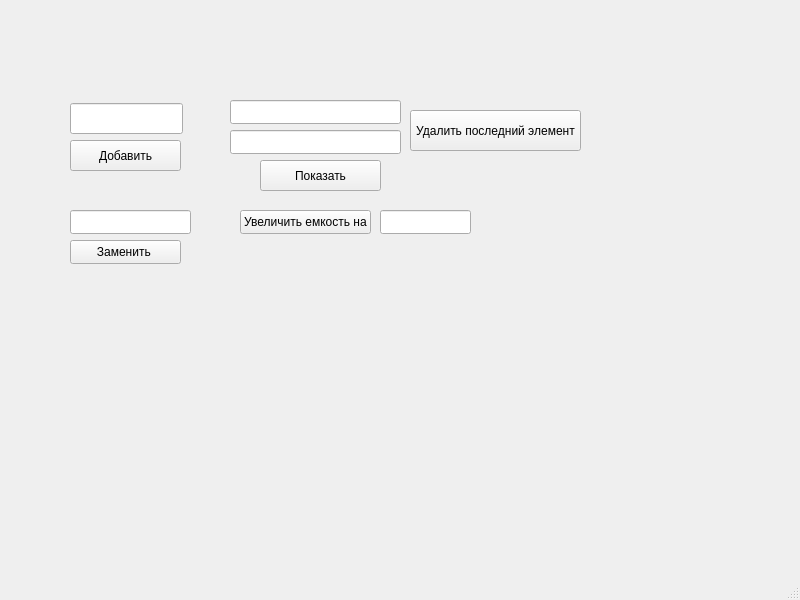
<?xml version="1.0" encoding="UTF-8"?>
<ui version="4.0">
 <class>MainWindow</class>
 <widget class="QMainWindow" name="MainWindow">
  <property name="geometry">
   <rect>
    <x>0</x>
    <y>0</y>
    <width>800</width>
    <height>600</height>
   </rect>
  </property>
  <property name="windowTitle">
   <string>MainWindow</string>
  </property>
  <widget class="QWidget" name="centralwidget">
   <widget class="QLineEdit" name="lineEdit">
    <property name="geometry">
     <rect>
      <x>70</x>
      <y>103</y>
      <width>113</width>
      <height>31</height>
     </rect>
    </property>
   </widget>
   <widget class="QPushButton" name="AddButton_2">
    <property name="geometry">
     <rect>
      <x>70</x>
      <y>140</y>
      <width>111</width>
      <height>31</height>
     </rect>
    </property>
    <property name="text">
     <string>Добавить</string>
    </property>
   </widget>
   <widget class="QPushButton" name="ShowButton">
    <property name="geometry">
     <rect>
      <x>260</x>
      <y>160</y>
      <width>121</width>
      <height>31</height>
     </rect>
    </property>
    <property name="text">
     <string>Показать</string>
    </property>
   </widget>
   <widget class="QLineEdit" name="ShowlineEdit">
    <property name="geometry">
     <rect>
      <x>230</x>
      <y>100</y>
      <width>171</width>
      <height>24</height>
     </rect>
    </property>
   </widget>
   <widget class="QPushButton" name="ShowButton_2">
    <property name="geometry">
     <rect>
      <x>410</x>
      <y>110</y>
      <width>171</width>
      <height>41</height>
     </rect>
    </property>
    <property name="text">
     <string>Удалить последний элемент</string>
    </property>
   </widget>
   <widget class="QLineEdit" name="ShowlineEdit_2">
    <property name="geometry">
     <rect>
      <x>230</x>
      <y>130</y>
      <width>171</width>
      <height>24</height>
     </rect>
    </property>
   </widget>
   <widget class="QLineEdit" name="ShowlineEdit_3">
    <property name="geometry">
     <rect>
      <x>70</x>
      <y>210</y>
      <width>121</width>
      <height>24</height>
     </rect>
    </property>
   </widget>
   <widget class="QPushButton" name="ShowButton_3">
    <property name="geometry">
     <rect>
      <x>70</x>
      <y>240</y>
      <width>111</width>
      <height>24</height>
     </rect>
    </property>
    <property name="text">
     <string>Заменить </string>
    </property>
   </widget>
   <widget class="QPushButton" name="ShowButton_4">
    <property name="geometry">
     <rect>
      <x>240</x>
      <y>210</y>
      <width>131</width>
      <height>24</height>
     </rect>
    </property>
    <property name="text">
     <string>Увеличить емкость на</string>
    </property>
   </widget>
   <widget class="QLineEdit" name="ShowlineEdit_4">
    <property name="geometry">
     <rect>
      <x>380</x>
      <y>210</y>
      <width>91</width>
      <height>24</height>
     </rect>
    </property>
   </widget>
  </widget>
  <widget class="QMenuBar" name="menubar">
   <property name="geometry">
    <rect>
     <x>0</x>
     <y>0</y>
     <width>800</width>
     <height>21</height>
    </rect>
   </property>
  </widget>
  <widget class="QStatusBar" name="statusbar"/>
 </widget>
 <resources/>
 <connections/>
</ui>
